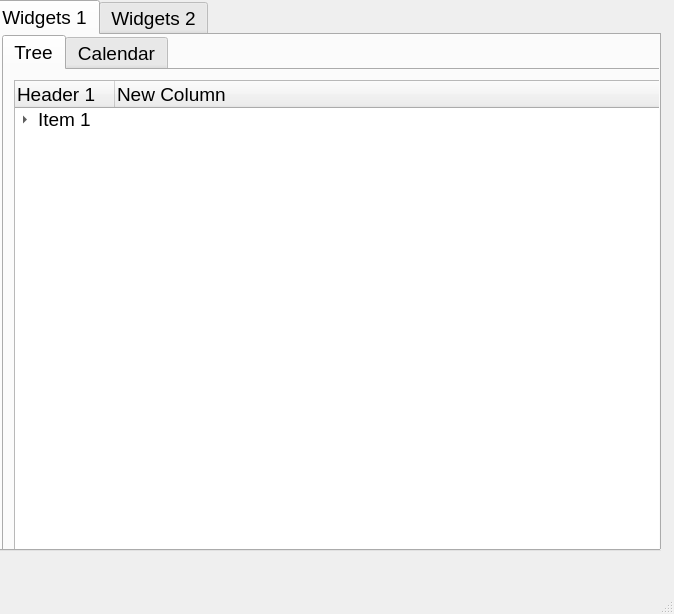
<?xml version="1.0" encoding="UTF-8"?>
<ui version="4.0">
 <class>MainWindow</class>
 <widget class="QMainWindow" name="MainWindow">
  <property name="geometry">
   <rect>
    <x>0</x>
    <y>0</y>
    <width>674</width>
    <height>614</height>
   </rect>
  </property>
  <property name="font">
   <font>
    <pointsize>14</pointsize>
   </font>
  </property>
  <property name="windowTitle">
   <string>MainWindow</string>
  </property>
  <widget class="QWidget" name="centralwidget">
   <widget class="QTabWidget" name="tabWidget">
    <property name="geometry">
     <rect>
      <x>-10</x>
      <y>0</y>
      <width>671</width>
      <height>551</height>
     </rect>
    </property>
    <property name="currentIndex">
     <number>0</number>
    </property>
    <widget class="QWidget" name="tab">
     <attribute name="title">
      <string>Widgets 1</string>
     </attribute>
     <widget class="QWidget" name="verticalLayoutWidget">
      <property name="geometry">
       <rect>
        <x>10</x>
        <y>0</y>
        <width>761</width>
        <height>531</height>
       </rect>
      </property>
      <layout class="QVBoxLayout" name="verticalLayout">
       <item>
        <widget class="QTabWidget" name="tabWidget_2">
         <property name="currentIndex">
          <number>0</number>
         </property>
         <widget class="QWidget" name="tab_3">
          <attribute name="title">
           <string>Tree</string>
          </attribute>
          <widget class="QWidget" name="verticalLayoutWidget_2">
           <property name="geometry">
            <rect>
             <x>10</x>
             <y>10</y>
             <width>731</width>
             <height>481</height>
            </rect>
           </property>
           <layout class="QVBoxLayout" name="verticalLayout_2">
            <item>
             <widget class="QTreeWidget" name="treeWidget">
              <column>
               <property name="text">
                <string>Header 1</string>
               </property>
              </column>
              <column>
               <property name="text">
                <string>New Column</string>
               </property>
              </column>
              <item>
               <property name="text">
                <string>Item 1</string>
               </property>
               <item>
                <property name="text">
                 <string>New Subitem</string>
                </property>
               </item>
              </item>
             </widget>
            </item>
           </layout>
          </widget>
         </widget>
         <widget class="QWidget" name="tab_4">
          <attribute name="title">
           <string>Calendar</string>
          </attribute>
          <widget class="QDateEdit" name="dateEdit">
           <property name="geometry">
            <rect>
             <x>10</x>
             <y>10</y>
             <width>731</width>
             <height>24</height>
            </rect>
           </property>
           <property name="alignment">
            <set>Qt::AlignCenter</set>
           </property>
          </widget>
          <widget class="QCalendarWidget" name="calendarWidget">
           <property name="geometry">
            <rect>
             <x>10</x>
             <y>40</y>
             <width>731</width>
             <height>451</height>
            </rect>
           </property>
          </widget>
         </widget>
        </widget>
       </item>
      </layout>
     </widget>
    </widget>
    <widget class="QWidget" name="tab_2">
     <attribute name="title">
      <string>Widgets 2</string>
     </attribute>
     <widget class="QGroupBox" name="groupBox">
      <property name="geometry">
       <rect>
        <x>20</x>
        <y>10</y>
        <width>211</width>
        <height>211</height>
       </rect>
      </property>
      <property name="title">
       <string>GroupBox</string>
      </property>
      <widget class="QWidget" name="">
       <property name="geometry">
        <rect>
         <x>10</x>
         <y>50</y>
         <width>199</width>
         <height>101</height>
        </rect>
       </property>
       <layout class="QVBoxLayout" name="verticalLayout_3">
        <item>
         <widget class="QRadioButton" name="radioButton">
          <property name="text">
           <string>Default</string>
          </property>
          <property name="checked">
           <bool>true</bool>
          </property>
         </widget>
        </item>
        <item>
         <widget class="QRadioButton" name="radioButton_2">
          <property name="text">
           <string>Reset Progressbar</string>
          </property>
         </widget>
        </item>
        <item>
         <widget class="QRadioButton" name="radioButton_3">
          <property name="statusTip">
           <string>This is Option 2.</string>
          </property>
          <property name="text">
           <string>Option 2</string>
          </property>
         </widget>
        </item>
       </layout>
      </widget>
     </widget>
     <widget class="QGroupBox" name="groupBox_2">
      <property name="geometry">
       <rect>
        <x>270</x>
        <y>10</y>
        <width>391</width>
        <height>211</height>
       </rect>
      </property>
      <property name="title">
       <string>GroupBox</string>
      </property>
      <widget class="QDial" name="dial">
       <property name="geometry">
        <rect>
         <x>30</x>
         <y>50</y>
         <width>121</width>
         <height>121</height>
        </rect>
       </property>
      </widget>
      <widget class="QLCDNumber" name="lcdNumber">
       <property name="geometry">
        <rect>
         <x>200</x>
         <y>60</y>
         <width>141</width>
         <height>111</height>
        </rect>
       </property>
       <property name="digitCount">
        <number>2</number>
       </property>
      </widget>
     </widget>
     <widget class="QProgressBar" name="progressBar">
      <property name="geometry">
       <rect>
        <x>20</x>
        <y>470</y>
        <width>641</width>
        <height>23</height>
       </rect>
      </property>
      <property name="value">
       <number>24</number>
      </property>
     </widget>
     <widget class="QWidget" name="">
      <property name="geometry">
       <rect>
        <x>20</x>
        <y>260</y>
        <width>208</width>
        <height>171</height>
       </rect>
      </property>
      <layout class="QVBoxLayout" name="verticalLayout_4">
       <item>
        <widget class="QFontComboBox" name="fontComboBox">
         <property name="font">
          <font>
           <pointsize>9</pointsize>
          </font>
         </property>
        </widget>
       </item>
       <item>
        <widget class="QLabel" name="label">
         <property name="text">
          <string/>
         </property>
         <property name="alignment">
          <set>Qt::AlignCenter</set>
         </property>
        </widget>
       </item>
      </layout>
     </widget>
    </widget>
   </widget>
  </widget>
  <widget class="QMenuBar" name="menubar">
   <property name="geometry">
    <rect>
     <x>0</x>
     <y>0</y>
     <width>674</width>
     <height>28</height>
    </rect>
   </property>
  </widget>
  <widget class="QStatusBar" name="statusbar"/>
 </widget>
 <resources/>
 <connections>
  <connection>
   <sender>fontComboBox</sender>
   <signal>activated(QString)</signal>
   <receiver>label</receiver>
   <slot>setText(QString)</slot>
   <hints>
    <hint type="sourcelabel">
     <x>185</x>
     <y>339</y>
    </hint>
    <hint type="destinationlabel">
     <x>184</x>
     <y>362</y>
    </hint>
   </hints>
  </connection>
  <connection>
   <sender>radioButton_2</sender>
   <signal>clicked()</signal>
   <receiver>progressBar</receiver>
   <slot>reset()</slot>
   <hints>
    <hint type="sourcelabel">
     <x>103</x>
     <y>177</y>
    </hint>
    <hint type="destinationlabel">
     <x>99</x>
     <y>543</y>
    </hint>
   </hints>
  </connection>
  <connection>
   <sender>dial</sender>
   <signal>valueChanged(int)</signal>
   <receiver>lcdNumber</receiver>
   <slot>display(int)</slot>
   <hints>
    <hint type="sourcelabel">
     <x>407</x>
     <y>206</y>
    </hint>
    <hint type="destinationlabel">
     <x>472</x>
     <y>206</y>
    </hint>
   </hints>
  </connection>
 </connections>
</ui>
